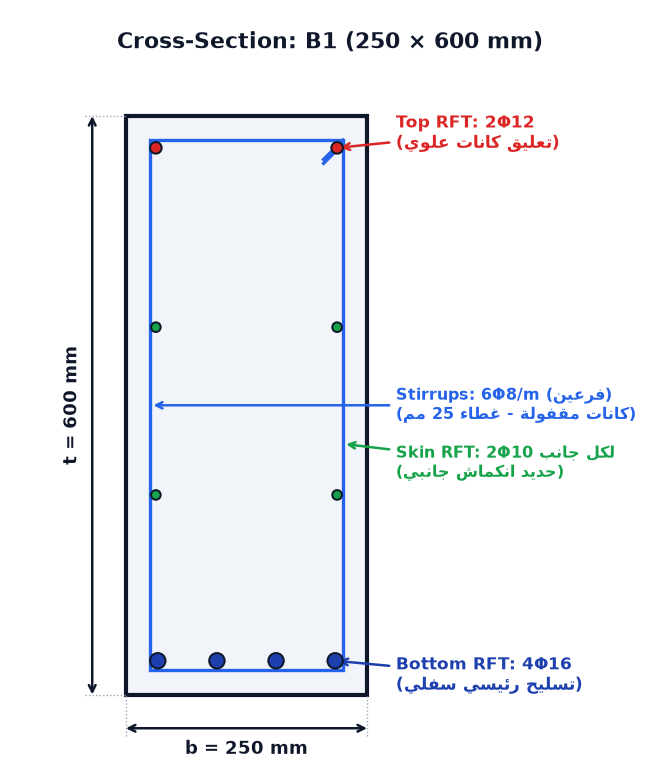

Python code for this plot:
import sys
sys.stdout.reconfigure(encoding='utf-8')
import math
import matplotlib
matplotlib.use('Agg')
import matplotlib.pyplot as plt
import matplotlib.patches as patches

def generate_beam_cross_section_sketch(beam_data: dict, figsize=(5.5, 6.5)):
    """
    رسم تفصيلي هندسي عالي الدقة للقطاع العرضي للكمرة الساقطة يوضح:
    - الأبعاد الخرسانية (b × t مم)
    - الكانة المغلقة مع الأركان والغلق بزاوية 135 درجة
    - أسياخ التسليح الرئيسي السفلي
    - أسياخ تعليق الكانات العلوية
    - أسياخ الانكماش الجانبية (Skin Reinforcement)
    - الغطاء الخرساني والمقاسات بالأسهم
    """
    b_mm = beam_data.get("b_mm", 250)
    t_mm = beam_data.get("t_mm", 600)
    b_cm = b_mm / 10.0
    t_cm = t_mm / 10.0
    cover_cm = 2.5
    
    fig, ax = plt.subplots(figsize=figsize, dpi=120)
    fig.patch.set_facecolor('#ffffff')
    ax.set_facecolor('#ffffff')
    
    # 1. رسم القطاع الخرساني (Concrete Section)
    conc_rect = patches.Rectangle(
        (0, 0), b_cm, t_cm,
        linewidth=2.5, edgecolor='#0f172a', facecolor='#f1f5f9', zorder=2
    )
    ax.add_patch(conc_rect)
    
    # 2. رسم الكانة (Stirrup)
    stirrup_x = cover_cm
    stirrup_y = cover_cm
    stirrup_w = b_cm - 2 * cover_cm
    stirrup_h = t_cm - 2 * cover_cm
    stirrup_rect = patches.Rectangle(
        (stirrup_x, stirrup_y), stirrup_w, stirrup_h,
        linewidth=2.0, edgecolor='#2563eb', facecolor='none',
        linestyle='-', zorder=3
    )
    ax.add_patch(stirrup_rect)
    
    # رسم قفل الكانة 135 درجة عند الركن العلوي الأيمن
    hook_len = 2.0
    ax.plot([stirrup_x + stirrup_w, stirrup_x + stirrup_w - hook_len],
            [stirrup_y + stirrup_h, stirrup_y + stirrup_h - hook_len],
            color='#2563eb', lw=2.0, zorder=3)
    ax.plot([stirrup_x + stirrup_w, stirrup_x + stirrup_w - hook_len],
            [stirrup_y + stirrup_h - 0.4, stirrup_y + stirrup_h - hook_len - 0.4],
            color='#2563eb', lw=2.0, zorder=3)
            
    # 3. أسياخ التسليح السفلي (Bottom Main Rebars)
    n_btm = beam_data.get("n_bars_btm", 4)
    dia_main = beam_data.get("dia_main", 16)
    r_bar_cm = (dia_main / 10.0) / 2.0
    # رسم الأسياخ داخل حدود الكانة
    if n_btm == 1:
        x_btm_coords = [stirrup_x + stirrup_w / 2.0]
    else:
        spacing_btm = (stirrup_w - 2 * r_bar_cm) / (n_btm - 1)
        x_btm_coords = [stirrup_x + r_bar_cm + i * spacing_btm for i in range(n_btm)]
        
    y_btm = stirrup_y + r_bar_cm + 0.2
    for bx in x_btm_coords:
        bar_c = patches.Circle((bx, y_btm), r_bar_cm, facecolor='#1e40af', edgecolor='#0f172a', lw=1.2, zorder=5)
        ax.add_patch(bar_c)
        
    # 4. أسياخ التسليح العلوي (Top Hanger Rebars)
    n_top = beam_data.get("n_bars_top", 2)
    dia_top = 12
    r_top_cm = (dia_top / 10.0) / 2.0
    if n_top == 1:
        x_top_coords = [stirrup_x + stirrup_w / 2.0]
    else:
        spacing_top = (stirrup_w - 2 * r_top_cm) / (n_top - 1)
        x_top_coords = [stirrup_x + r_top_cm + i * spacing_top for i in range(n_top)]
        
    y_top = stirrup_y + stirrup_h - r_top_cm - 0.2
    for tx in x_top_coords:
        bar_c = patches.Circle((tx, y_top), r_top_cm, facecolor='#dc2626', edgecolor='#0f172a', lw=1.2, zorder=5)
        ax.add_patch(bar_c)
        
    # 5. أسياخ الانكماش الجانبية (Skin Reinforcement)
    n_skin = beam_data.get("n_skin_per_side", 0)
    dia_skin = 10
    r_skin_cm = (dia_skin / 10.0) / 2.0
    if n_skin > 0:
        step_skin = (stirrup_h - 2 * r_bar_cm - 2 * r_top_cm) / (n_skin + 1)
        for i in range(1, n_skin + 1):
            sy = stirrup_y + r_bar_cm + i * step_skin
            # سيخ على اليسار
            bar_l = patches.Circle((stirrup_x + r_skin_cm + 0.1, sy), r_skin_cm, facecolor='#16a34a', edgecolor='#0f172a', lw=1.2, zorder=5)
            # سيخ على اليمين
            bar_r = patches.Circle((stirrup_x + stirrup_w - r_skin_cm - 0.1, sy), r_skin_cm, facecolor='#16a34a', edgecolor='#0f172a', lw=1.2, zorder=5)
            ax.add_patch(bar_l)
            ax.add_patch(bar_r)
            
    # 6. أبعاد العرض والعمق (Dimensions)
    # بعد العرض أسفل القطاع
    dim_y = -3.5
    ax.annotate("", xy=(b_cm, dim_y), xytext=(0, dim_y),
                arrowprops=dict(arrowstyle="<->", color="#0f172a", lw=1.5, shrinkA=0, shrinkB=0))
    ax.plot([0, 0], [dim_y - 0.8, 0], color="#94a3b8", lw=0.8, linestyle=":")
    ax.plot([b_cm, b_cm], [dim_y - 0.8, 0], color="#94a3b8", lw=0.8, linestyle=":")
    ax.text(b_cm / 2.0, dim_y - 1.2, f"b = {b_mm} mm", color="#0f172a", fontsize=11, weight="bold", ha="center", va="top")
    
    # بعد العمق يسار القطاع
    dim_x = -3.5
    ax.annotate("", xy=(dim_x, t_cm), xytext=(dim_x, 0),
                arrowprops=dict(arrowstyle="<->", color="#0f172a", lw=1.5, shrinkA=0, shrinkB=0))
    ax.plot([dim_x - 0.8, 0], [0, 0], color="#94a3b8", lw=0.8, linestyle=":")
    ax.plot([dim_x - 0.8, 0], [t_cm, t_cm], color="#94a3b8", lw=0.8, linestyle=":")
    ax.text(dim_x - 1.2, t_cm / 2.0, f"t = {t_mm} mm", color="#0f172a", fontsize=11, weight="bold", ha="right", va="center", rotation=90)
    
    # 7. وسوم وشروحات التسليح (Annotations / Callouts)
    # وسام التسليح السفلي
    callout_x = b_cm + 3.0
    ax.annotate(
        f"Bottom RFT: {beam_data.get('rft_btm_str', '')}\n(تسليح رئيسي سفلي)",
        xy=(b_cm - cover_cm - r_bar_cm, y_btm),
        xytext=(callout_x, y_btm - 1.5),
        arrowprops=dict(arrowstyle="->", color="#1e40af", lw=1.5),
        fontsize=10, weight="bold", color="#1e40af", va="center"
    )
    
    # وسام التسليح العلوي
    ax.annotate(
        f"Top RFT: {beam_data.get('rft_top_str', '')}\n(تعليق كانات علوي)",
        xy=(b_cm - cover_cm - r_top_cm, y_top),
        xytext=(callout_x, y_top + 1.5),
        arrowprops=dict(arrowstyle="->", color="#dc2626", lw=1.5),
        fontsize=10, weight="bold", color="#dc2626", va="center"
    )
    
    # وسام الكانات
    ax.annotate(
        f"Stirrups: {beam_data.get('stirrups_str', '')}\n(كانات مقفولة - غطاء {int(cover_cm*10)} مم)",
        xy=(stirrup_x, t_cm / 2.0),
        xytext=(callout_x, t_cm / 2.0),
        arrowprops=dict(arrowstyle="->", color="#2563eb", lw=1.5),
        fontsize=9.5, weight="bold", color="#2563eb", va="center"
    )
    
    # وسام حديد الانكماش إذا وجد
    if n_skin > 0:
        ax.annotate(
            f"Skin RFT: {beam_data.get('skin_rft_str', '')}\n(حديد انكماش جانبي)",
            xy=(b_cm - stirrup_x, t_cm / 2.0 - 4.0),
            xytext=(callout_x, t_cm / 2.0 - 6.0),
            arrowprops=dict(arrowstyle="->", color="#16a34a", lw=1.5),
            fontsize=9.5, weight="bold", color="#16a34a", va="center"
        )
        
    ax.set_xlim(-7.0, b_cm + 17.0)
    ax.set_ylim(-7.0, t_cm + 6.0)
    ax.set_aspect("equal")
    ax.axis("off")
    
    fig.suptitle(f"Cross-Section: {beam_data.get('id', 'B1')} ({b_mm} × {t_mm} mm)", fontsize=13, weight="bold", color="#0f172a", y=0.96)
    fig.tight_layout()
    return fig

b_test = {
    "id": "B1", "b_mm": 250, "t_mm": 600,
    "n_bars_btm": 4, "dia_main": 16, "rft_btm_str": "4Φ16",
    "n_bars_top": 2, "rft_top_str": "2Φ12",
    "stirrups_str": "6Φ8/m (فرعين)",
    "n_skin_per_side": 2, "skin_rft_str": "2Φ10 لكل جانب"
}
fig = generate_beam_cross_section_sketch(b_test)
fig.savefig("scratch/test_cross_section.png", dpi=120)
print("Cross section figure saved successfully!")
